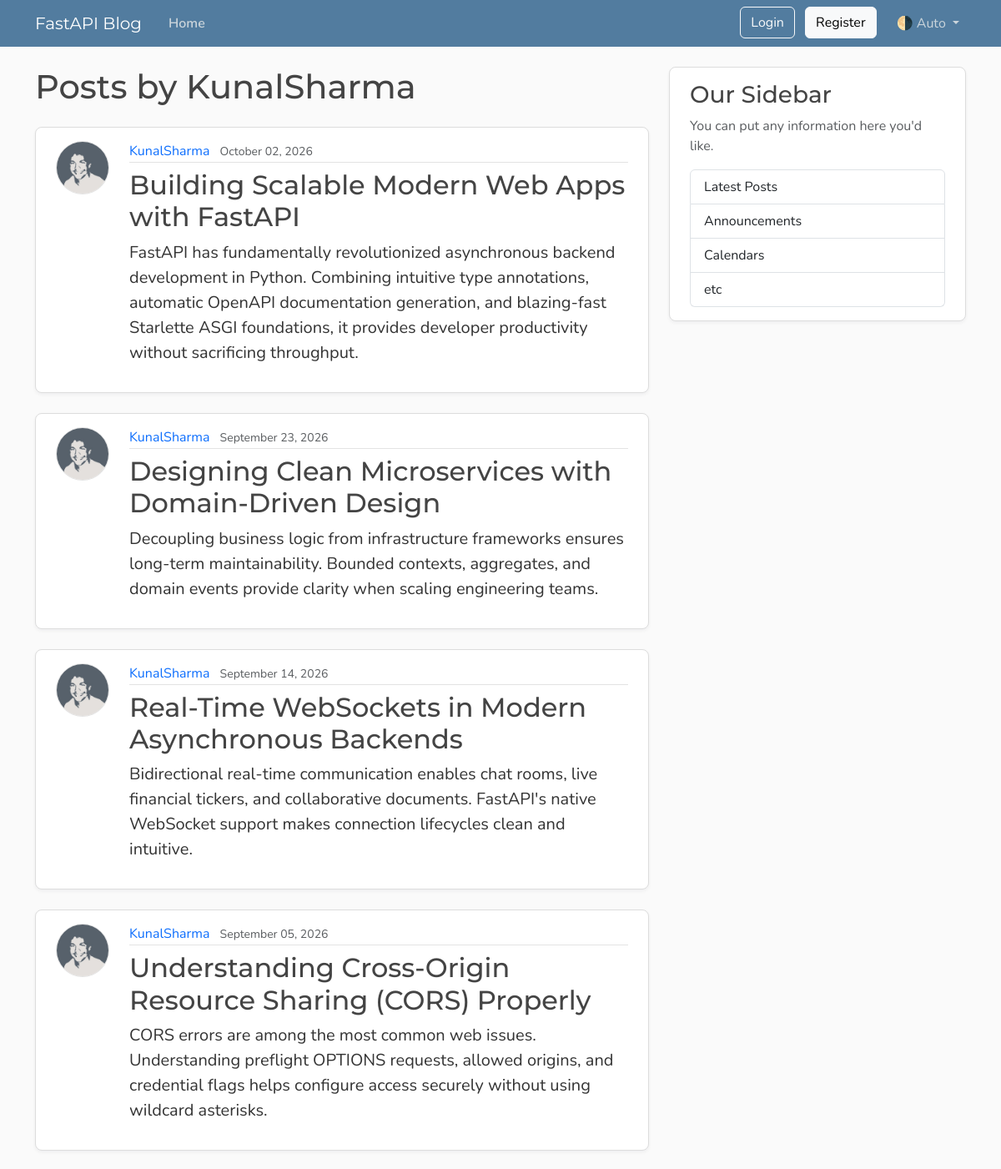
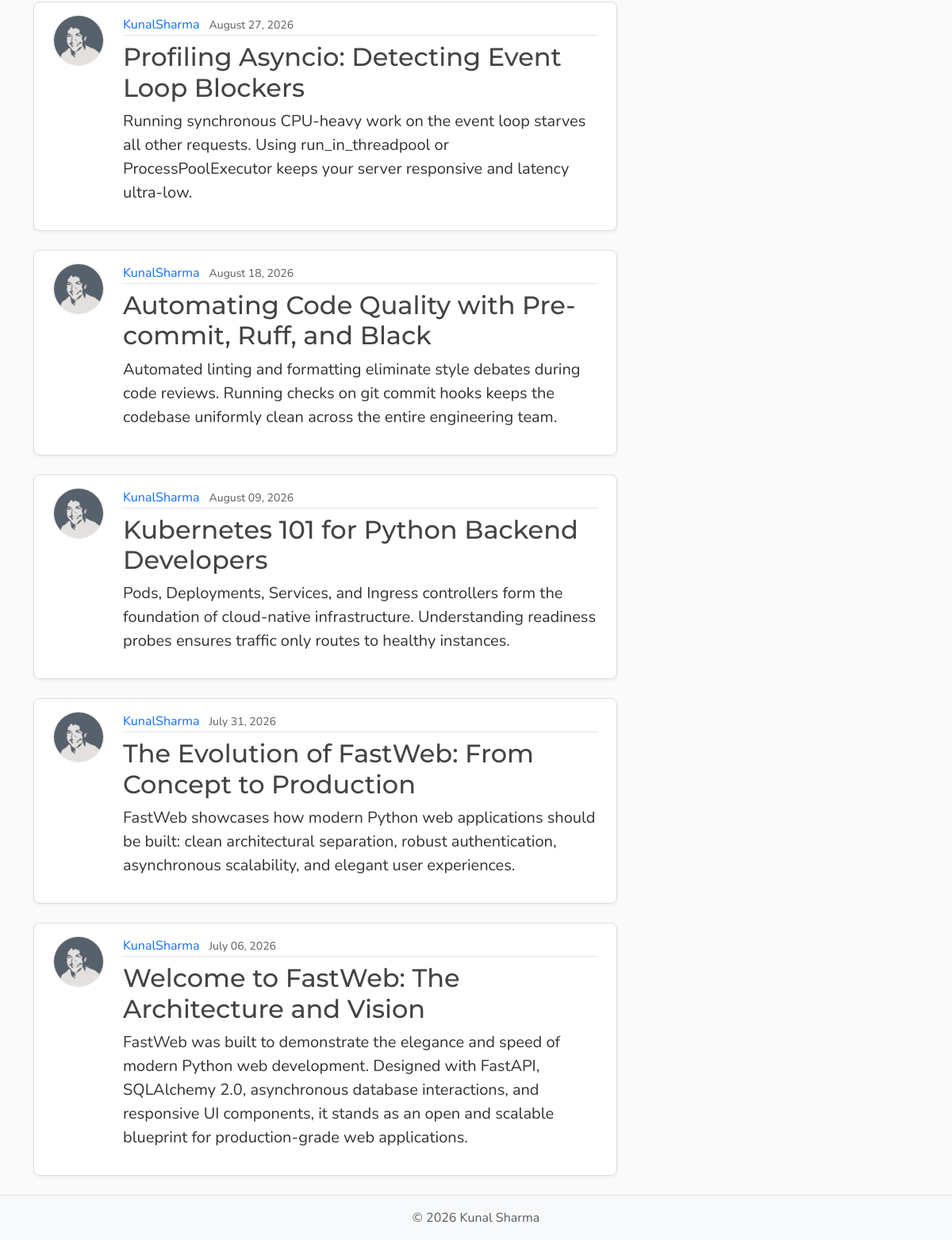
The page /users/1/posts on the database its author committed (2 pictures, top to bottom).
### model.py (models this page shows, shortened)
class User(Base):
    __tablename__ = "users"
    id : Mapped[int] = mapped_column(Integer , primary_key=True , index=True)
    username : Mapped[str] = mapped_column(String(50) , unique=True ,nullable=False)
    email : Mapped[str] = mapped_column(String , unique=True , nullable=False)
    password_hash: Mapped[str] = mapped_column(String(200), nullable=False)
    image_file: Mapped[str | None]= mapped_column(
        String(200),
        nullable=True,
        default=None,
    )
    posts:Mapped[list[Post]] =  relationship(
                                back_populates="author",
                                cascade="all ,delete-orphan"
                                )
    reset_tokens: Mapped[list[PasswordResetToken]] = relationship(
    back_populates="user",
    cascade="all, delete-orphan",)

class Post(Base):
    __tablename__ = "posts"
    id: Mapped[int] = mapped_column(Integer, primary_key=True , index = True)
    title : Mapped[str] = mapped_column(String , nullable=False)
    content: Mapped[str] = mapped_column(TEXT , nullable=False)
    user_id: Mapped[int] = mapped_column(
        ForeignKey("users.id"),
        index=True,
        nullable=False )
    date_posted : Mapped[datetime] = mapped_column(
    DATETIME(timezone = True),
    default= lambda :datetime.now(UTC),
    )
    author : Mapped[User] = relationship(back_populates="posts")

### main.py (the view)
@app.get("/users/{user_id}/posts", name="user_posts")
async def user_post_page(request: Request, user_id: int, db: Annotated[AsyncSession, Depends(get_db)]):
    result = await db.execute(select(model.User).where(model.User.id == user_id))
    user = result.scalars().first()
    if not user:
        raise HTTPException(
            status_code=status.HTTP_404_NOT_FOUND,
            detail="User not found",
        )
    count_result = await db.execute(
        select(func.count())
        .select_from(model.Post)
        .where(model.Post.user_id == user_id)
    )
    total = count_result.scalar() or 0
    result = await db.execute(
        select(model.Post)
        .options(selectinload(model.Post.author))
        .where(model.Post.user_id == user_id)
        .order_by(model.Post.date_posted.desc())
        .limit(settings.posts_per_page)
    )
    posts = result.scalars().all()
    has_more = len(posts) < total
    return templates.TemplateResponse(
        request,
        "user_post.html",
        {
            "posts": posts,
            "user": user,
            "title": f"{user.username}'s posts",
            "limit": settings.posts_per_page,
            "has_more": has_more,
        },
    )

### templates/user_post.html (shortened to what this page needs)
{% extends "layout.html" %}
{% block content %}
    <h1 class="mb-4">Posts by {{ user.username }}</h1>
    <div id="postsContainer">
        {% for post in posts %}
            <article class="content-section py-3 px-4 mb-4">
                <div class="d-flex align-items-start gap-4">
                    <img class="rounded-circle article-img flex-shrink-0"
                         src="{{ post.author.image_path }}"
                         alt="{{ post.author.username }}'s profile picture"
                         width="64"
                         height="64"
                         loading="lazy">
                    <div class="flex-grow-1">
                        <div class="article-metadata mb-2">
                            <a class="me-2"
                               href="{{ url_for('user_posts', user_id=post.author.id) }}">{{ post.author.username }}</a>
                            <small class="text-body-secondary">{{ post.date_posted.strftime("%B %d, %Y") }}</small>
                        </div>
                        <h2>
                            <a class="article-title"
                               href="{{ url_for('post_page', post_id=post.id) }}">{{ post.title }}</a>
                        </h2>
                        <p class="article-content">{{ post.content }}</p>
                    </div>
                </div>
            </article>
        {% else %}
            <p class="text-body-secondary">No posts by this user yet.</p>
        {% endfor %}
    </div>
{% endblock content %}

### static/css/main.css (style rules this page uses)
:root { --font-heading: "Montserrat", system-ui, -apple-system, BlinkMacSystemFont, sans-serif; --font-body: "Nunito", system-ui, -apple-system, BlinkMacSystemFont, sans-serif; --color-bg-body: #fafafa; --color-bg-content: #ffffff; --color-text-primary: #333333; --color-text-heading: #444444; --color-steel: #527c9f; --color-nav-link: #cbd5db; --color-nav-link-hover: #ffffff; --color-link-hover: #428bca; --color-border: #dddddd; --color-border-light: #e3e3e3; --spacing-xl: 5rem; --article-img-size: 4rem; --account-img-size: 7.813rem; }
body { font-family: var(--font-body); background: var(--color-bg-body); color: var(--color-text-primary); }
h1, h2, h3, h4, h5, h6 { font-family: var(--font-heading); color: var(--color-text-heading); }
a { text-decoration: none; }
.content-section { background: var(--color-bg-content); border: 1px solid var(--color-border); border-radius: 0.5rem; box-shadow: 0 2px 4px rgba(15, 23, 42, 0.05); transition: box-shadow 0.15s ease, transform 0.15s ease, border-color 0.15s ease; }
.article-title { color: var(--color-text-heading); transition: color 0.2s ease-in-out; }
.article-content { white-space: pre-line; font-size: 1.25rem; }
.article-img { height: var(--article-img-size); width: var(--article-img-size); flex-shrink: 0; object-fit: cover; border: 1px solid var(--color-border-light); box-shadow: 0 0 0 2px var(--color-bg-content); }
.article-metadata { padding-bottom: 0.063rem; border-bottom: 1px solid var(--color-border-light); }
.article-metadata a { transition: color 0.2s ease-in-out; }

### rows shown on the page
User: username "KunalSharma"
Post: author.image_path (picture), author.username "KunalSharma", date_posted "October 02, 2026", title "Building Scalable Modern Web Apps with FastAPI", content "FastAPI has fundamentally revolutionized asynchronous backend development in Python. Combining intuitive type annotations, automatic OpenAPI documentation generation, and blazing-fast Starlette ASGI foundations, it provides developer productivity without sacrificing throughput."
Post: author.image_path (picture), author.username "KunalSharma", date_posted "September 23, 2026", title "Designing Clean Microservices with Domain-Driven Design", content "Decoupling business logic from infrastructure frameworks ensures long-term maintainability. Bounded contexts, aggregates, and domain events provide clarity when scaling engineering teams."
Post: author.image_path (picture), author.username "KunalSharma", date_posted "September 14, 2026", title "Real-Time WebSockets in Modern Asynchronous Backends", content "Bidirectional real-time communication enables chat rooms, live financial tickers, and collaborative documents. FastAPI's native WebSocket support makes connection lifecycles clean and intuitive."
Post: author.image_path (picture), author.username "KunalSharma", date_posted "September 05, 2026", title "Understanding Cross-Origin Resource Sharing (CORS) Properly", content "CORS errors are among the most common web issues. Understanding preflight OPTIONS requests, allowed origins, and credential flags helps configure access securely without using wildcard asterisks."
Post: author.image_path (picture), author.username "KunalSharma", date_posted "August 27, 2026", title "Profiling Asyncio: Detecting Event Loop Blockers", content "Running synchronous CPU-heavy work on the event loop starves all other requests. Using run_in_threadpool or ProcessPoolExecutor keeps your server responsive and latency ultra-low."
Post: author.image_path (picture), author.username "KunalSharma", date_posted "August 18, 2026", title "Automating Code Quality with Pre-commit, Ruff, and Black", content "Automated linting and formatting eliminate style debates during code reviews. Running checks on git commit hooks keeps the codebase uniformly clean across the entire engineering team."
Post: author.image_path (picture), author.username "KunalSharma", date_posted "August 09, 2026", title "Kubernetes 101 for Python Backend Developers", content "Pods, Deployments, Services, and Ingress controllers form the foundation of cloud-native infrastructure. Understanding readiness probes ensures traffic only routes to healthy instances."
Post: author.image_path (picture), author.username "KunalSharma", date_posted "July 31, 2026", title "The Evolution of FastWeb: From Concept to Production", content "FastWeb showcases how modern Python web applications should be built: clean architectural separation, robust authentication, asynchronous scalability, and elegant user experiences."
Post: author.image_path (picture), author.username "KunalSharma", date_posted "July 06, 2026", title "Welcome to FastWeb: The Architecture and Vision", content "FastWeb was built to demonstrate the elegance and speed of modern Python web development. Designed with FastAPI, SQLAlchemy 2.0, asynchronous database interactions, and responsive UI components, it stands as an open and scalable blueprint for production-grade web applications."
